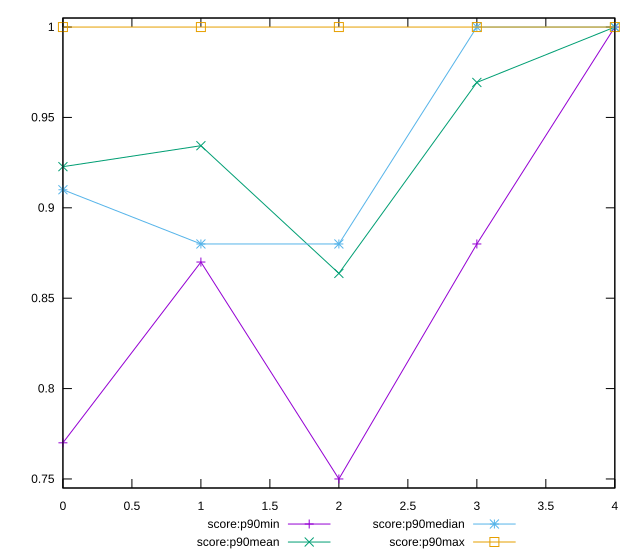

Recreate this plot in gnuplot.
reset

$scoreP90Min <<EOF
0 0.77
1 0.87
2 0.75
3 0.88
4 1
EOF

$scoreP90Mean <<EOF
0 0.9227659574468086
1 0.9343617021276595
2 0.863723404255319
3 0.9693617021276596
4 1
EOF

$scoreP90Median <<EOF
0 0.91
1 0.88
2 0.88
3 1
4 1
EOF

$scoreP90Max <<EOF
0 1
1 1
2 1
3 1
4 1
EOF

set key outside below
set xrange [0:4]
set yrange [0.745:1.005]
set trange [0.745:1.005]
set terminal svg size 640, 560 enhanced background rgb 'white'
set output "report_00017_2021-02-10T15-08-03.406Z/unused-css-rules/progression/score.svg"

plot $scoreP90Min title "score:p90min" with linespoints, \
     $scoreP90Mean title "score:p90mean" with linespoints, \
     $scoreP90Median title "score:p90median" with linespoints, \
     $scoreP90Max title "score:p90max" with linespoints

reset
